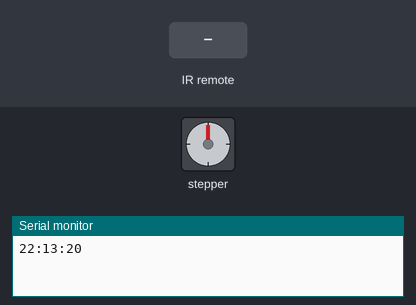
Simulated run of this sketch. Board: ESP8266 (NodeMCU). Parts: stepper motor, the last lines printed to the serial monitor. The inputs (shaded band) are chosen by the test bench. WiFi joins after 1.5 s; servers stay silent unless stated; the local clock reads 2024-03-15 10:24:30 at power-on unless the sketch sets it; stepper angles assume 2048 steps per turn.

Above: at 3.0 s.
3.1 s: infrared code 0xFF52AD received
At 3.25 s:
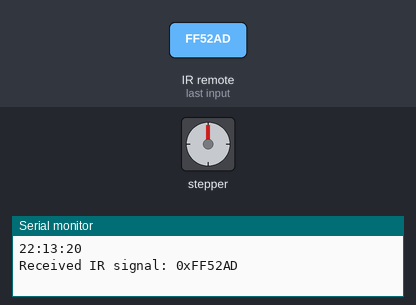
At 3.88 s:
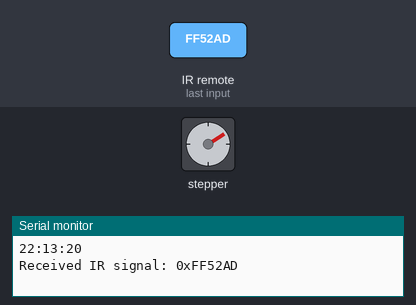
6.1 s: infrared code 0xFF30CF received
9.1 s: infrared code 0xFF52AD received
At 13.9 s:
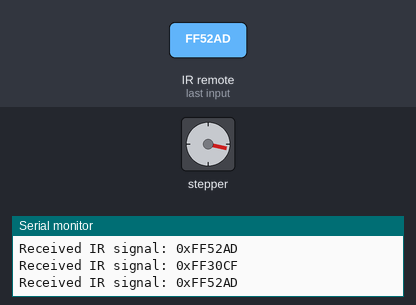
Timing chart, 0 to 15.4 s (numbered marks = the images above; inputs shaded):
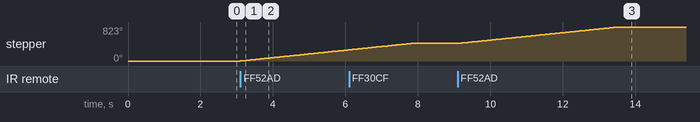

Measured:
- after the input at 3.1 s, stepper: keeps turning clockwise at about 90°/s, starting at once
- after the input at 9.1 s, stepper: turns 399° clockwise in 4.4 s, starting at once

The sketch:

FoodDispenserWifi.ino
```cpp
#define BLYNK_TEMPLATE_ID ""
#define BLYNK_TEMPLATE_NAME "Goldie Dispenser"
#define BLYNK_AUTH_TOKEN ""

#define BLYNK_PRINT Serial
#define RECEIVER_PIN D3

#include <Stepper.h>
#include <ESP8266WiFi.h>
#include <BlynkSimpleEsp8266.h>
#include <Wire.h>
#include <RTClib.h>
#include <IRremoteESP8266.h>
#include <IRrecv.h>
#include <IRutils.h>

const int stepsPerRevolution = 2048;  // change this to fit the number of steps per revolution
int sliderTreatNumber = 0;

char ssid[] = "";
char pass[] = "";

Stepper myStepper(stepsPerRevolution, D5, D6, D7, D8);

RTC_DS3231 rtc;

IRrecv irrecv(RECEIVER_PIN);
decode_results results;

BLYNK_WRITE(V0)
{
  sliderTreatNumber = param.asInt();
}

BLYNK_WRITE(V1)
{
  if(param.asInt()==1) {
    moveStepper(sliderTreatNumber);
  }
}

struct FeedingTime {
  uint8_t hour;
  uint8_t minute;
  bool foodDispensed;
};

FeedingTime feedingTimes[] = {
  {12, 0, false},  // 12:30 PM
  {18, 0, false},   // 6:00 PM
};

const int numFeedingTimes = sizeof(feedingTimes) / sizeof(feedingTimes[0]);

void setup()
{
  Serial.begin(115200);

  Wire.begin();

  Blynk.begin(BLYNK_AUTH_TOKEN, ssid, pass);

  myStepper.setSpeed(15);

  rtc.begin();
  rtc.adjust(DateTime(F(__DATE__), F(__TIME__)));
  DateTime now = rtc.now();
  Serial.print(now.hour(), DEC);
  Serial.print(':');
  Serial.print(now.minute(), DEC);
  Serial.print(':');
  Serial.print(now.second(), DEC);
  Serial.println();

  irrecv.enableIRIn();

}

void loop()
{
  Blynk.run();

  feedByTime();
  feedByRemote();
}

void moveStepper(int numOfTreats) {
  float anglePerStep = 360.0 / stepsPerRevolution; // Calculate angle per step as float
  int steps25degrees = (int)(25 / anglePerStep);  // Calculate steps needed
  int steps = numOfTreats * steps25degrees;
  myStepper.step(steps);                          // Move stepper
}


void feedByTime() {
  DateTime now = rtc.now();
  for (int i = 0; i < numFeedingTimes; i++) {
    if (!feedingTimes[i].foodDispensed && now.hour() == feedingTimes[i].hour && now.minute() == feedingTimes[i].minute) {
      moveStepper(16);
      feedingTimes[i].foodDispensed = true;
    }
  }
}

void feedByRemote() {
  if (irrecv.decode(&results)) // have we received an IR signal?
  {
    Serial.print("Received IR signal: ");
    Serial.println(resultToHexidecimal(&results));

    if(results.value == 0xFF30CF) {
      moveStepper(1);
    } else if(results.value == 0xFF52AD) {
      moveStepper(16);
    }
    irrecv.resume(); // receive the next value
  }
}
```
